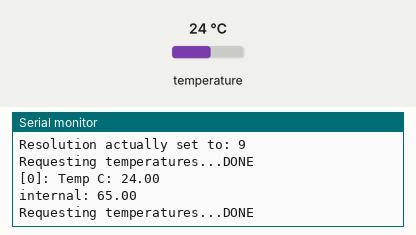
Recording of a sketch running on a simulated ATtiny85, built with avr-gcc and run on an emulated ATtiny85. Parts: the last lines printed to the serial monitor. The inputs (shaded band) are chosen by the test bench; at power-on: temperature 24 °C.

Above: at 1.2 s.
1.3 s: temperature set to 12 °C
At 2.1 s:
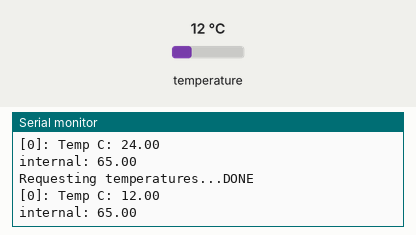
2.9 s: temperature set to 19 °C
At 3.56 s:
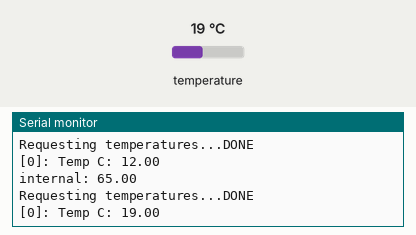
Timing chart, 0 to 5.9 s (numbered marks = the images above; inputs shaded):
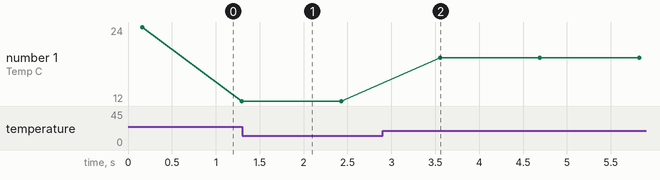

The sketch:

temperature.ino
```cpp
#include <OneWire.h>
#include <DallasTemperature.h>

// Data wire is plugged into port 2 on the Arduino
#define ONE_WIRE_BUS 2
#define TEMPERATURE_PRECISION 9

// Setup a oneWire instance to communicate with any OneWire devices (not just Maxim/Dallas temperature ICs)
OneWire oneWire(ONE_WIRE_BUS);

// Pass our oneWire reference to Dallas Temperature.
DallasTemperature sensors(&oneWire);

int numberOfDevices; // Number of temperature devices found

DeviceAddress tempDeviceAddress; // We'll use this variable to store a found device address

void setup(void)
{
  // start serial port
  Serial.begin(9600);
  Serial.println("Dallas Temperature IC Control Library Demo");

  // Start up the library
  sensors.begin();

  // Grab a count of devices on the wire
  numberOfDevices = sensors.getDeviceCount();

  // locate devices on the bus
  Serial.print("Locating devices...");

  Serial.print("Found ");
  Serial.print(numberOfDevices, DEC);
  Serial.println(" devices.");

  // report parasite power requirements
  Serial.print("Parasite power is: ");
  if (sensors.isParasitePowerMode()) Serial.println("ON");
  else Serial.println("OFF");

  // Loop through each device, print out address
  for(int i=0;i<numberOfDevices; i++)
  {
    // Search the wire for address
    if(sensors.getAddress(tempDeviceAddress, i))
	{
		Serial.print("Found device ");
		Serial.print(i, DEC);
		Serial.print(" with address: ");
		printAddress(tempDeviceAddress);
		Serial.println();

		Serial.print("Setting resolution to ");
		Serial.println(TEMPERATURE_PRECISION, DEC);

		// set the resolution to TEMPERATURE_PRECISION bit (Each Dallas/Maxim device is capable of several different resolutions)
		sensors.setResolution(tempDeviceAddress, TEMPERATURE_PRECISION);

		 Serial.print("Resolution actually set to: ");
		Serial.print(sensors.getResolution(tempDeviceAddress), DEC);
		Serial.println();
	}else{
		Serial.print("Found ghost device at ");
		Serial.print(i, DEC);
		Serial.print(" but could not detect address. Check power and cabling");
	}
  }

}

// function to print the temperature for a device
void printTemperature(DeviceAddress deviceAddress)
{
  // method 1 - slower
  //Serial.print("Temp C: ");
  //Serial.print(sensors.getTempC(deviceAddress));
  //Serial.print(" Temp F: ");
  //Serial.print(sensors.getTempF(deviceAddress)); // Makes a second call to getTempC and then converts to Fahrenheit

  // method 2 - faster
  float tempC = sensors.getTempC(deviceAddress);
  Serial.print("Temp C: ");
  Serial.println(tempC);
//  Serial.print(" Temp F: ");
//  Serial.println(DallasTemperature::toFahrenheit(tempC)); // Converts tempC to Fahrenheit
}

void loop(void)
{
  // call sensors.requestTemperatures() to issue a global temperature
  // request to all devices on the bus
  Serial.print("Requesting temperatures...");
  sensors.requestTemperatures(); // Send the command to get temperatures
  Serial.println("DONE");


  // Loop through each device, print out temperature data
  for(int i=0;i<numberOfDevices; i++)
  {
    // Search the wire for address
    if(sensors.getAddress(tempDeviceAddress, i))
	{
		// Output the device ID
		Serial.print("[");
		Serial.print(i,DEC);
		Serial.print("]: ");

		// It responds almost immediately. Let's print out the data
		printTemperature(tempDeviceAddress); // Use a simple function to print out the data
	}
	//else ghost device! Check your power requirements and cabling

  }
  Serial.print("internal: ");
  Serial.println(normalizeTemperature(readTemp()));
  delay(1000);
}

// function to print a device address
void printAddress(DeviceAddress deviceAddress)
{
  for (uint8_t i = 0; i < 8; i++)
  {
    if (deviceAddress[i] < 16) Serial.print("0");
    Serial.print(deviceAddress[i], HEX);
  }
}

//AVR internal temp reading
long readTemp() {
  // Read temperature sensor against 1.1V reference
  #if defined(__AVR_ATmega32U4__)
    ADMUX = _BV(REFS1) | _BV(REFS0) | _BV(MUX2) | _BV(MUX1) | _BV(MUX0);
    ADCSRB = _BV(MUX5); // the MUX5 bit is in the ADCSRB register
  #elif defined (__AVR_ATtiny24__) || defined(__AVR_ATtiny44__) || defined(__AVR_ATtiny84__)
    ADMUX = _BV(REFS1) | _BV(MUX5) | _BV(MUX1);
  #elif defined (__AVR_ATtiny25__) || defined(__AVR_ATtiny45__) || defined(__AVR_ATtiny85__)
    ADMUX = _BV(REFS1) | _BV(MUX3) | _BV(MUX2) | _BV(MUX1) | _BV(MUX0);
  #else
    ADMUX = _BV(REFS1) | _BV(REFS0) | _BV(MUX3);
  #endif

  delay(2); // Wait for ADMUX setting to settle
  ADCSRA |= _BV(ADSC); // Start conversion
  while (bit_is_set(ADCSRA,ADSC)); // measuring

  uint8_t low = ADCL; // must read ADCL first - it then locks ADCH
  uint8_t high = ADCH; // unlocks both
  long result = (high << 8) | low; // combine the two

  return result;
}

float normalizeTemperature(long rawData) {
  // replace these constants with your 2 data points
  // these are sample values that will get you in the ballpark (in degrees C)
  float temp1 = 0;
  long data1 = 274;
  float temp2 = 25.0;
  long data2 = 304;

  // calculate the scale factor
  float scaleFactor = (temp2 - temp1) / (data2 - data1);

  // now calculate the temperature
  float temp = scaleFactor * (rawData - data1) + temp1;

  return temp;
}
```

Measured:
- after the input at 2.9 s, the serial monitor: prints a new line after 0.66 s (image 2)
- plotted number 1: 12 → 19 after the input at 2.9 s
